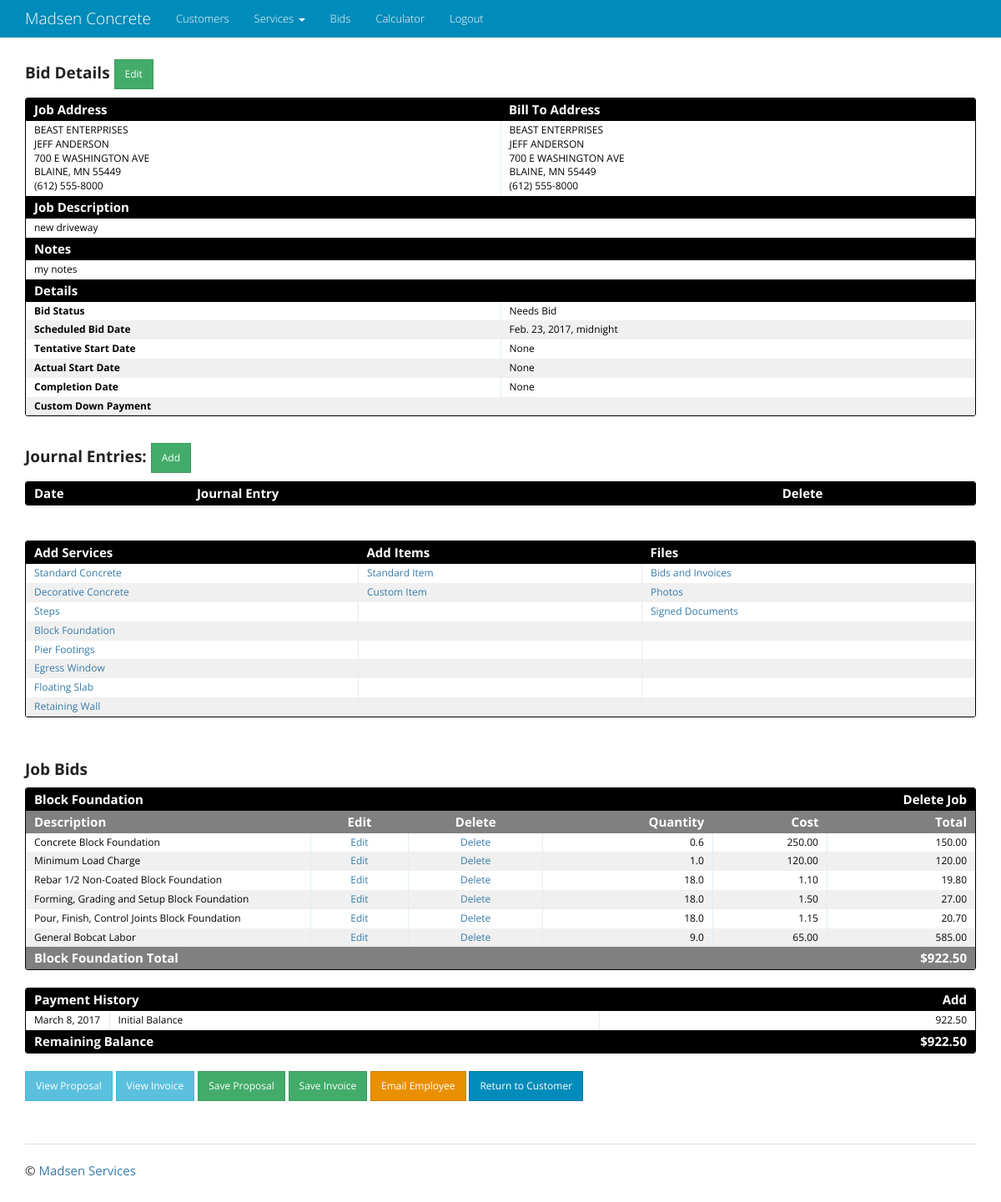
/bid/1/detail/ (signed in), run on the app's committed database.
### bid/models.py (models this page shows, shortened)
class Bid(models.Model):
    description = models.CharField(max_length=2000)
    notes = models.CharField(max_length=2000, blank=True)
    timestamp = models.DateTimeField(auto_now_add=True)
    customer = models.ForeignKey('customer.Customer', on_delete=models.CASCADE)
    address = models.ForeignKey('address.Address')
    scheduled_bid_date = models.DateTimeField(null=True, blank=True)
    tentative_start = models.DateField(null=True, blank=True)
    actual_start = models.DateField(null=True, blank=True)
    completion_date = models.DateField(null=True, blank=True)
    custom_down_payment = models.FloatField(null=True, blank=True,
                                            verbose_name='Custom Down Payment: Blank means default down payment. '
                                                         'Enter -1 for no down payment or any other value for custom '
                                                         'down payment')
    status = models.CharField(max_length=2000, choices=BID_STATUS, default='Needs Bid')
    billto_name = models.CharField(max_length=100, blank=True, verbose_name='Alternative Bill To Name')
    billto_street = models.CharField(max_length=100, blank=True, verbose_name='Alternative Bill To Street')
    billto_city_st_zip = models.CharField(max_length=100, blank=True, verbose_name="Alternative Bill To City, ST, ZIP")
    billto_telephone = models.CharField(max_length=10, blank=True, verbose_name="Alternative Bill To Telephone Number")
    class Meta:
        verbose_name_plural = 'Bids'

### customer/models.py (models this page shows, shortened)
class Customer(models.Model):
    first_name = models.CharField(max_length=64, help_text="Enter the customer's first name")
    last_name = models.CharField(max_length=64, blank=True, help_text="Enter the customer's last name")
    company_name = models.CharField(max_length=128, blank=True, help_text="Enter the company name")
    email = models.EmailField(help_text="Enter the customer email address", blank=True)
    telephone = models.CharField(max_length=10, blank=True, help_text="Enter the customer telephone number")
    created_date = models.DateTimeField(auto_now_add=True)
    class Meta:
        verbose_name_plural = 'Customers'

### address/models.py (models this page shows, shortened)
class Address(models.Model):
    street = models.CharField(max_length=128, blank=True, help_text="Enter the street address")
    city = models.CharField(max_length=50, blank=True, help_text="Enter the city")
    state = models.CharField(max_length=2, blank=True, help_text="Enter the 2 digit state abbreviation")
    zip = models.CharField(max_length=5, blank=True, help_text="Enter the 5 digit zipcode")
    customer = models.ForeignKey('customer.Customer', on_delete=models.CASCADE)
    class Meta:
        verbose_name_plural = 'Addresses'

### bid_item/models.py (models this page shows, shortened)
class BidItem(models.Model):
    bid = models.ForeignKey('bid.Bid', on_delete=models.CASCADE)
    job_type = models.CharField(max_length=100)
    description = models.CharField(max_length=100)
    quantity = models.FloatField(null=True)
    cost = models.FloatField(null=True)
    total = models.FloatField()
    class Meta:
        verbose_name_plural = 'BidItems'

### bid/views.py (the view)
# urls.py: url(r'^(?P<pk>\d+)/detail/$', BidDetail.as_view(), name='bid_detail'),
class BidDetail(LoginRequiredMixin, SuccessMessageMixin, DetailView):
    template_name = 'bid/bid_detail.html'
    model = Bid
    def get_context_data(self, **kwargs):
        context = super(BidDetail, self).get_context_data(**kwargs)
        bid_obj = Bid.objects.get(id=self.kwargs['pk'])
        bid_item_obj = BidItem.objects.filter(bid=self.kwargs['pk'])
        bid_item_dict = create_bid_item_dict(bid_obj)
        total_cost = bid_item_obj.aggregate(Sum('total'))['total__sum']
        payment_obj = Payment.objects.filter(bid=self.kwargs['pk'])
        total_payments = payment_obj.aggregate(Sum('amount'))['amount__sum']
        context['bid_item_dict'] = bid_item_dict
        context['total_cost'] = total_cost
        context['pdfs'] = PDFImage.objects.all().filter(bid=self.kwargs['pk'])
        context['journal_entries'] = Journal.objects.all().filter(bid=self.kwargs['pk']).order_by('-timestamp')
        context['payments'] = Payment.objects.all().filter(bid=self.kwargs['pk']).order_by('date')
        context['date'] = date.today()
        if total_payments:
            context['remaining_balance'] = total_cost - total_payments
        else:
            context['remaining_balance'] = total_cost
        return context

### bid/views.py (called while the page is built)
def create_bid_item_dict(bid_obj):
    bid_item_obj = BidItem.objects.filter(bid=bid_obj.id)
    unique_job_types = set()
    for item in bid_item_obj:
        unique_job_types.add(item.job_type)
    bid_item_dict = {}
    for job in unique_job_types:
        bid_items = bid_item_obj.filter(job_type=job)
        total = bid_items.aggregate(Sum('total'))['total__sum']
        bid_item_dict.setdefault(job, {})
        bid_item_dict[job]['bid_items'] = bid_items
        bid_item_dict[job]['total'] = total
    return bid_item_dict

### customer/templatetags/format_telephone.py (called while the page is built)
@register.filter
def format_telephone(value):
    if len(value) == 10:
        value = "({}) {}-{}".format(value[:3], value[3:6], value[6:])
    return value

### templates/bid/bid_detail.html (shortened to what this page needs)
{% extends "base.html" %}
{% load crispy_forms_tags %}
{% load format_telephone %}
{% load static %}
{% block content %}
<h4><strong>Bid Details</a></strong>
    <a href="{% url 'bid_app:bid_update' pk=bid.id %}" class="btn btn-sm btn-success">Edit</a>
</h4>
<div class="datagrid">
    <table>
        <thead>
          <tr>
            <th width="50%">Job Address</th>
            <th width="50%">Bill To Address</th>
          </tr>
        </thead>
          <tr>
            <td>
                {% if bid.customer.company_name %}{{ bid.customer.company_name }}<br>{% endif %}
                {{ bid.customer.first_name }} {{ bid.customer.last_name }}<br>
                {{ bid.address.street }}<br>
                {{ bid.address.city }}, {{ bid.address.state }} {{ bid.address.zip }}<br>
                {{ bid.customer.telephone|format_telephone }}
            </td>
            {% if bid.billto_street %}
            <td style="vertical-align:top">
                {% if bid.billto_name %}{{ bid.billto_name }}<br>{% endif %}
                {{ bid.billto_street }}<br>
                {{ bid.billto_city_st_zip }}<br>
                {{ bid.billto_telephone|format_telephone }}
            </td>
            {% else %}
            <td>
                {% if bid.customer.company_name %}{{ bid.customer.company_name }}<br>{% endif %}
                {{ bid.customer.first_name }} {{ bid.customer.last_name }}<br>
                {{ bid.address.street }}<br>
                {{ bid.address.city }}, {{ bid.address.state }} {{ bid.address.zip }}<br>
                {{ bid.customer.telephone|format_telephone }}
            </td>
            {% endif %}
          </tr>
        <thead>
          <tr>
            <th colspan="2">Job Description</th>
          </tr>
        </thead>
          <tr>
            <td colspan="2">{{ bid.description }}</td>
          </tr>
        {% if bid.notes %}
        <thead>
          <tr>
            <th colspan="2">Notes</th>
          </tr>
        </thead>
          <tr>
            <td colspan="2">{{ bid.notes }}</td>
          </tr>
        {% endif %}
       <thead>
          <tr>
              <th width="25%">Details</th>
              <th></th>
          </tr>
       </thead>
          <tr style="background: white">
              <td><strong>Bid Status</strong></td>
              <td>{{ bid.status }}</td>
          </tr>
          <tr style="background: #F0F0F0">
              <td><strong>Scheduled Bid Date</strong></td>
              <td>{{ bid.scheduled_bid_date }}</td>
          </tr>
          <tr style="background: white">
              <td><strong>Tentative Start Date</strong></td>
              <td>{{ bid.tentative_start }}</td>
          </tr>
          <tr style="background: #F0F0F0">
              <td><strong>Actual Start Date</strong></td>
              <td>{{ bid.actual_start }}</td>
          </tr>
          <tr style="background: white">
              <td><strong>Completion Date</strong></td>
              <td>{{ bid.completion_date }}</td>
          </tr>
          <tr style="background: #F0F0F0">
              <td><strong>Custom Down Payment</strong></td>
              <td>{% if bid.custom_down_payment %}${{ bid.custom_down_payment|floatformat:2 }}{% endif %}</td>
          </tr>
    </table>
</div>
<br>
<h4><strong>Journal Entries:</strong>
    <a href="{% url 'journal_app:journal_create' bid=bid.id %}" class="btn btn-sm btn-success">Add</a>
</h4>
<div class="datagrid">
<table>
      <thead>
        <tr>
          <th width="50px"><strong>Date</strong></th>
          <th width="200px"><strong>Journal Entry</strong></th>
          <th width="50px"><strong>Delete</strong></th>
        </tr>
      </thead>
</table>
</div>
<br>
<br>
<div class="datagrid">
<table>
      <thead>
      <tr>
            <th width="50px"><strong>Add Services</strong></th>
            <th width="50px"><strong>Add Items</strong></th>
            <th width="50px"><strong>Files</strong></th>
      </tr>
      </thead>
      <tr style="background: white">
            <td><a href="{% url 'service_group_app:standard_concrete_create' bid=bid.id %}">Standard Concrete</a></td>
            <td><a href="{% url 'bid_item_app:bid_item_create' bid=bid.id %}">Standard Item</a></td>
            <td><a href="{% url 'pdf_app:pdf_list' pk=bid.id %}">Bids and Invoices</a></td>
      </tr>
      <tr style="background: #F0F0F0">
            <td><a href="{% url 'service_group_app:decorative_concrete_create' bid=bid.id %}">Decorative Concrete</a></td>
            <td><a href="{% url 'bid_item_app:bid_item_custom_create' bid=bid.id %}">Custom Item</a></td>
            <td><a href="{% url 'photo_app:photo_list' bid_id=bid.id %}">Photos</a></td>
      </tr>
      <tr style="background: white">
          <td><a href="{% url 'service_group_app:steps_create' bid=bid.id %}">Steps</a></td>
            <td></td>
            <td><a href="{% url 'bid_attachment_app:bid_attachment_list' bid_id=bid.id %}">Signed Documents</a></td>
      </tr>
      <tr style="background: #F0F0F0">
            <td><a href="{% url 'service_group_app:foundation_create' bid=bid.id %}">Block Foundation</a></td>
            <td></td>
            <td></td>
      </tr>
       <tr style="background: white">
            <td><a href="{% url 'service_group_app:pier_footings_create' bid=bid.id %}">Pier Footings</a></td>
            <td></td>
            <td></td>
       </tr>
       <tr style="background: #F0F0F0">
            <td><a href="{% url 'service_group_app:egress_window_create' bid=bid.id %}">Egress Window</a></td>
            <td></td>
            <td></td>
       </tr>
           <tr style="background: white">
            <td><a href="{% url 'service_group_app:floating_slab_create' bid=bid.id %}">Floating Slab</a></td>
            <td></td>
            <td></td>
       </tr>
           <tr style="background: #F0F0F0">
            <td><a href="{% url 'service_group_app:retaining_wall_create' bid=bid.id %}">Retaining Wall</a></td>
            <td></td>
            <td></td>
       </tr>
</table>
</div>
<br>
<br>
{% if bid_item_dict %}<h4><strong>Job Bids</strong></h4>{% endif %}
{% for job_name, job_dict in bid_item_dict.items %}
<div class="datagrid">
    <table>
      <thead>
        <tr>
          <th colspan="5" style="background: black"><strong>{{ job_name }}</strong></th>
          <th style="background: black; text-align:right"><strong>
              <a href="{% url 'bid_item_app:bid_item_group_delete' bid_id=job_dict.bid_items.0.bid.id job_name=job_name.split|join:'__' %}">
                  <font color="white">Delete Job</font></a></strong></th>
        </tr>
        <tr>
          <th width="50px" style="background:gray"><strong>Description</strong></th>
          <th width="50px" style="background:gray; text-align:center"><strong>Edit</strong></th>
          <th width="50px" style="background:gray; text-align:center"><strong>Delete</strong></th>
          <th width="75px" style="background:gray; text-align:right"><strong>Quantity</strong></th>
          <th width="30px" style="background:gray; text-align:right"><strong>Cost</strong></th>
          <th width="30px" style="background:gray; text-align:right"><strong>Total</strong></th>
        </tr>
      </thead>
        {% for item in job_dict.bid_items %}
          <tr style="{% cycle 'background: white' 'background: #F0F0F0' %}">
              <td width="30%">{{ item.description }}</td>
              <td style="text-align:center"><a href="{% url 'bid_item_app:bid_item_update' pk=item.id %}">Edit</a></td>
              <td style="text-align:center"><a href="{% url 'bid_item_app:bid_item_delete' pk=item.id %}">Delete</a></td>
              <td style="text-align:right">{% if item.quantity %}{{ item.quantity }}{% endif %}</td>
              <td style="text-align:right">{% if item.cost %}{{ item.cost|floatformat:2 }}{% endif %}</td>
              <td style="text-align:right">{{ item.total|floatformat:2 }}</td>
          </tr>
        {% endfor %}
      <thead>
      <tr>
          <th colspan="5" width="75px" style="background:gray"><strong>{{ job_name }} Total</strong></th>
          <th style="text-align:right; background:gray"><strong>${{ job_dict.total|floatformat:2 }}</strong></th>
      </tr>
      </thead>
    </table>
</div>
<br>
{% endfor %}
{% if total_cost %}
<div class="datagrid">
<table>
      <thead>
        <tr>
          <th colspan="5" style="background: black"><strong>Payment History</strong></th>
          <th style="text-align:right; background:black"><strong>
              <a href="{% url 'payment_app:payment_create' bid_id=bid.id %}"><font color="white">Add</font></a></strong></th>
        </tr>
      </thead>
      <tr>
          <td width="100px">{{ date }}</td>
          <td colspan="4">Initial Balance</td>
          <td style="text-align:right;">{{ total_cost|floatformat:2 }}</td>
      </tr>
      <thead>
        <tr>
          <th colspan="5" style="background: black"><strong>Remaining Balance</strong></th>
          <th style="text-align:right; background:black"><strong>${{ remaining_balance|floatformat:2 }}</strong></th>
        </tr>
      </thead>
</table>
</div>
{% endif %}
<br>
    <a href="{% url 'pdf_app:pdf_view_proposal_customer' bid_id=bid.id %}" target="_blank" class="btn btn-sm btn-info"
       role="button">View Proposal</a>
    <a href="{% url 'pdf_app:pdf_view_invoice' bid_id=bid.id %}" target="_blank" class="btn btn-sm btn-info"
       role="button">View Invoice</a>
    <a href="{% url 'pdf_app:pdf_save_proposal' bid_id=bid.id %}" class="btn btn-sm btn-success"
       role="button">Save Proposal</a>
    <a href="{% url 'pdf_app:pdf_save_invoice' bid_id=bid.id %}" class="btn btn-sm btn-success"
       role="button">Save Invoice</a>
    <a href="{% url 'send_email_app:employee_email_create' bid_id=bid.id %}" class="btn btn-sm btn-warning"
       role="button">Email Employee</a>
    <a href="{% url 'customer_app:customer_detail' pk=bid.customer.id %}" class="btn btn-sm btn-primary"
       role="button">Return to Customer</a>
{% endblock content %}

### static/css/main.css (style rules this page uses)
body { padding: 60px 0; background: #ffffff; }
a, h1, h2 { color: #377BA8; }
.datagrid table { border-collapse: collapse; text-align: left; width: 100%; }
.datagrid { background: #fff; overflow: hidden; border: 1px solid #000000; border-radius: 3px; }
.datagrid table td, .datagrid table th { padding: 3px 10px; }
.datagrid table thead th { background-color:#000000; color:#FFFFFF; font-size: 15px; font-weight: bold; }
.datagrid table thead th:first-child { border: none; }
.datagrid table tbody td { color: #000000; border-left: 1px solid #E1EEF4; font-size: 12px; font-weight: normal; }
.datagrid table tbody td:first-child { border-left: none; }
.datagrid table tbody tr:last-child td { border-bottom: none; }

### data on the page
Bid: customer.company_name "BEAST ENTERPRISES", customer.first_name "JEFF", customer.last_name "ANDERSON", address.street "700 E WASHINGTON AVE", address.city "BLAINE", address.state "MN", address.zip "55449", customer.telephone "(612) 555-8000", description "new driveway", notes "my notes", status "Needs Bid", scheduled_bid_date "Feb. 23, 2017, midnight", tentative_start "None", actual_start "None", completion_date "None"
BidItem: bid_item_dict "Block Foundation", description "Concrete Block Foundation", quantity "0.6", cost "250.00", total "150.00", bid_item_dict "Block Foundation"
BidItem: description "Minimum Load Charge", quantity "1.0", cost "120.00", total "120.00"
BidItem: description "Rebar 1/2 Non-Coated Block Foundation", quantity "18.0", cost "1.10", total "19.80"
BidItem: description "Forming, Grading and Setup Block Foundation", quantity "18.0", cost "1.50", total "27.00"
BidItem: description "Pour, Finish, Control Joints Block Foundation", quantity "18.0", cost "1.15", total "20.70"
BidItem: description "General Bobcat Labor", quantity "9.0", cost "65.00", total "585.00"

### other printed values
{{ job_dict.total|floatformat:2 }} "922.50"
{{ date }} "March 8, 2017"
{{ total_cost|floatformat:2 }} "922.50"
{{ remaining_balance|floatformat:2 }} "922.50"
